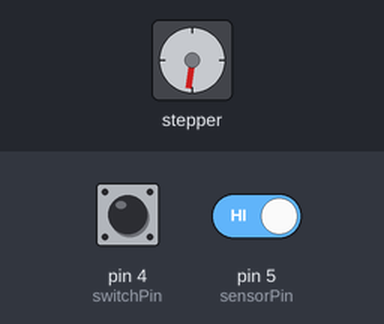
Simulated run of this sketch. Board: Arduino Uno, built with avr-gcc and run on an emulated ATmega328P. Shown: stepper motor. Wiring (inferred from the names in the program): stepper motor driver (200 steps per turn assumed): step pin 2; direction pin 3. The inputs (shaded band) are chosen by the test bench; at power-on: pin 4 (switchPin) HIGH, pin 5 (sensorPin) HIGH.

Above: at 1.25 s.
1.3 s: pin 4 (switchPin) pulled LOW for 0.15 s
At 1.46 s:
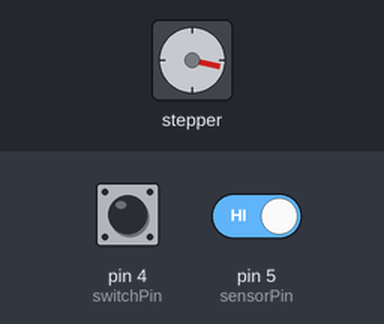
4.3 s: pin 4 (switchPin) pulled LOW for 1 s
At 4.3 s:
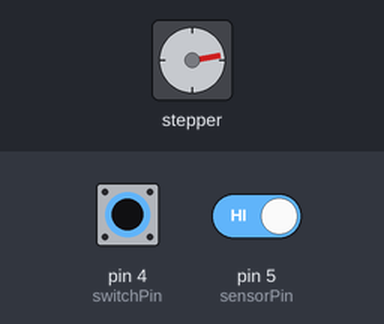
8.3 s: pin 4 (switchPin) pulled LOW for 0.15 s
At 8.45 s:
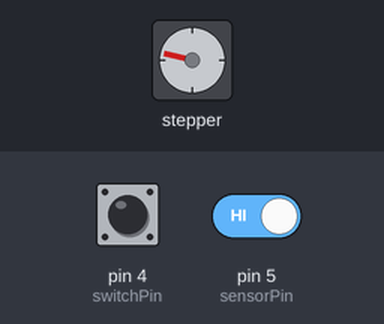
Timing chart, 0 to 18.4 s (numbered marks = the images above; inputs shaded):
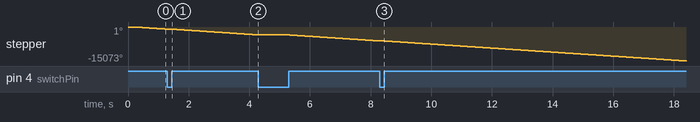

The sketch:

INDJ_UVTRACE_03_NPNSWITCHTEST_250730_01.ino
```cpp
const int stepPin = 2;
const int dirPin  = 3;
const int switchPin = 4;    // LED 开关
const int sensorPin = 5;    // 光电传感器 NPN 输出

bool currentDir = HIGH;     // 当前方向
bool lastSensorState = LOW; // 上一轮光电状态

void setup() {
  pinMode(stepPin, OUTPUT);
  pinMode(dirPin, OUTPUT);
  pinMode(switchPin, INPUT_PULLUP);
  pinMode(sensorPin, INPUT_PULLUP);  // NPN 输出默认拉高

  digitalWrite(dirPin, currentDir);  // 设置初始方向
}

void loop() {
  bool switchState = digitalRead(switchPin);  // 控制启停
  bool sensorState = digitalRead(sensorPin);  // 光电状态

  // 只有开关打开时才运行电机逻辑
  if (switchState == HIGH) {

    // 产生一个脉冲
    digitalWrite(stepPin, HIGH);
    delayMicroseconds(1000);
    digitalWrite(stepPin, LOW);
    delayMicroseconds(1000);

    // 检测光电是否从未触发 → 触发（即 LOW → HIGH 的变化）
    if (sensorState == HIGH && lastSensorState == LOW) {
      // 换方向
      currentDir = !currentDir;
      digitalWrite(dirPin, currentDir);
      delay(200);  // 防抖（避免被多次触发）
    }

    // 更新上一轮状态
    lastSensorState = sensorState;
  }
}
```
